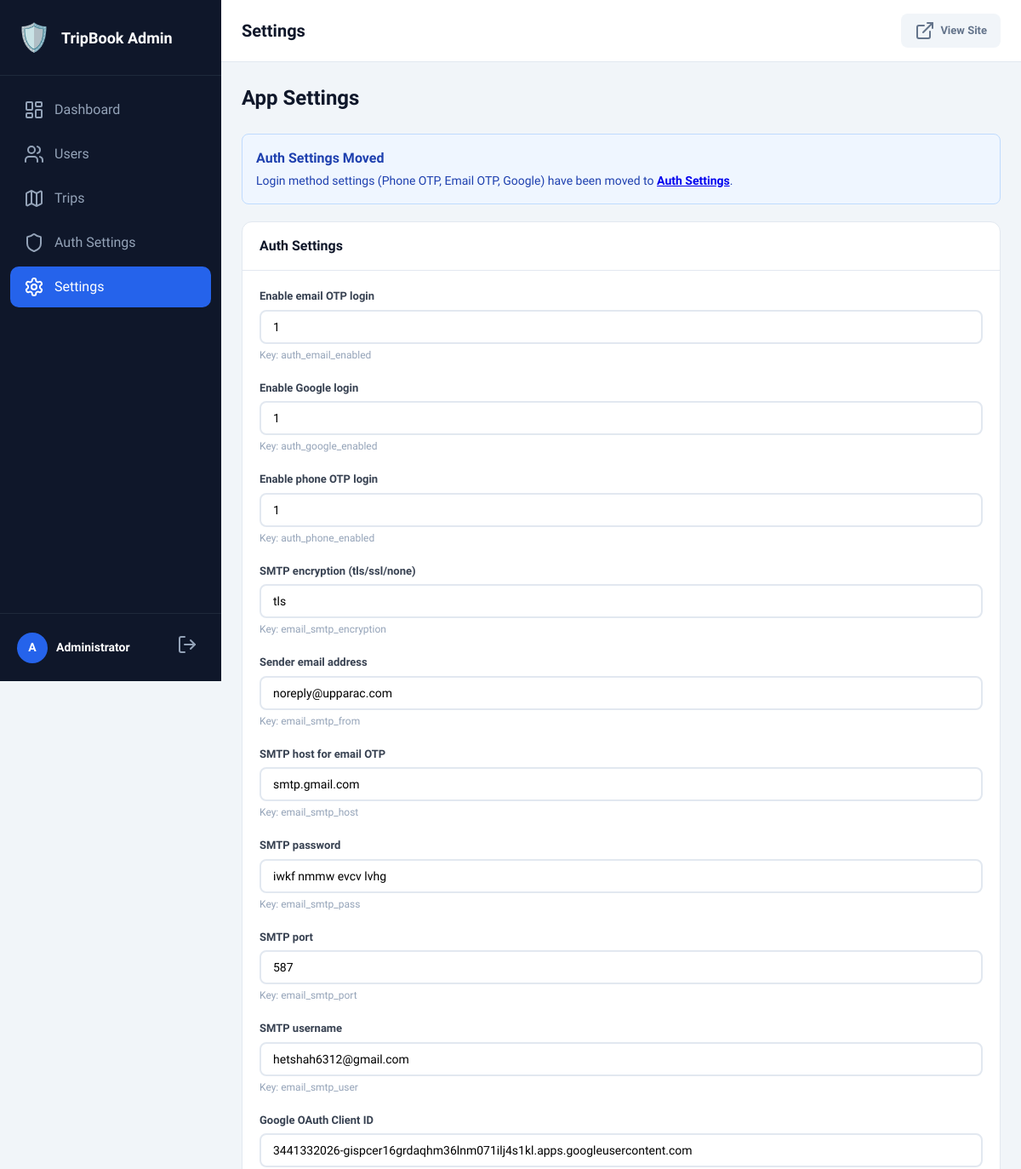
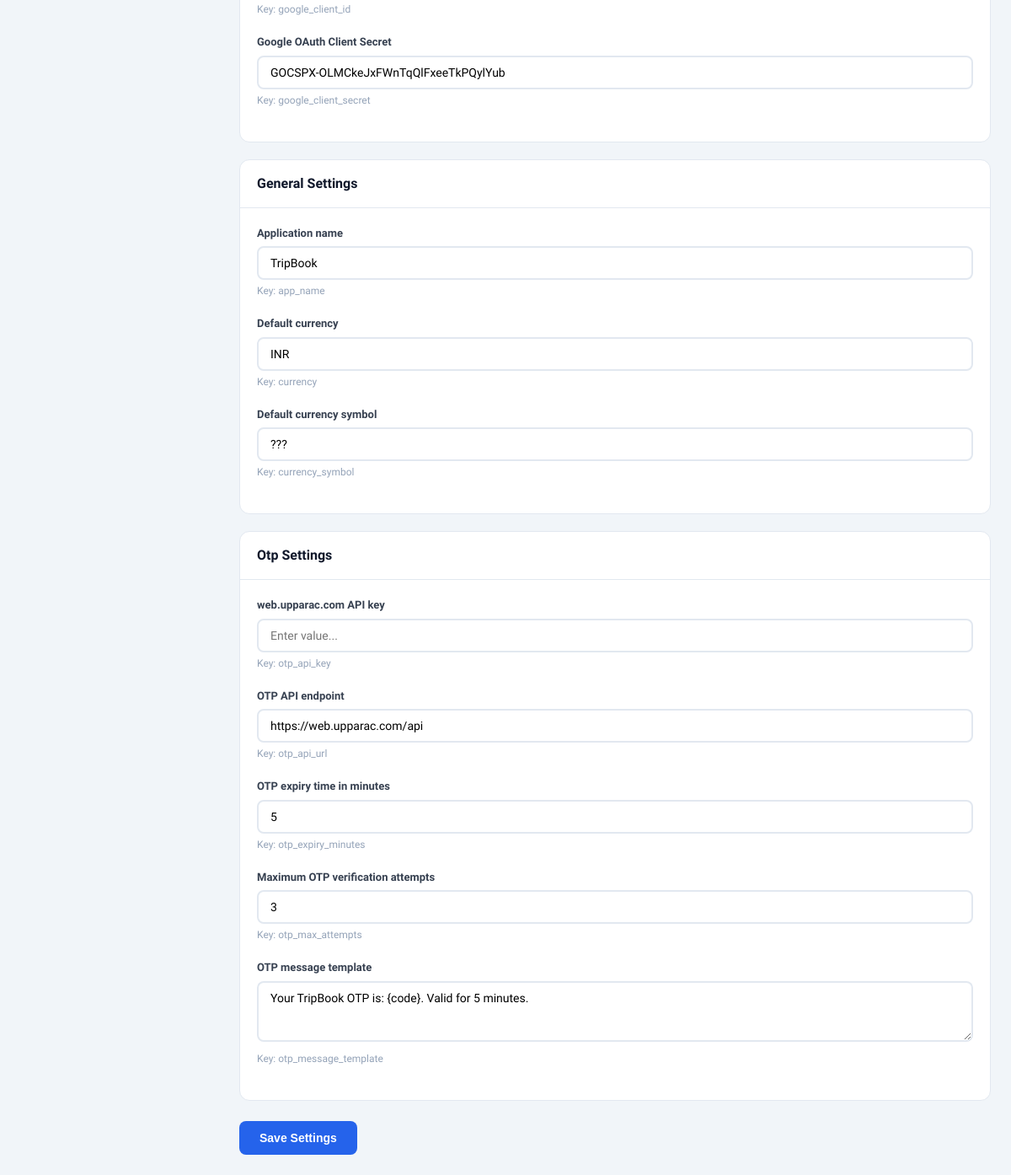
Screenshot of /admin/settings.php (signed in) with the database file from the repository (2 pictures, top to bottom).
### tables this page shows
CREATE TABLE `app_settings` (
    `id` INT UNSIGNED AUTO_INCREMENT PRIMARY KEY,
    `setting_key` VARCHAR(100) UNIQUE NOT NULL,
    `setting_value` TEXT,
    `setting_group` VARCHAR(50) NOT NULL DEFAULT 'general',
    `description` VARCHAR(255),
    `created_at` TIMESTAMP DEFAULT CURRENT_TIMESTAMP,
    `updated_at` TIMESTAMP DEFAULT CURRENT_TIMESTAMP ON UPDATE CURRENT_TIMESTAMP
);

### admin/includes/auth.php (called while the page is built, shortened)
<?php
function getCurrentAdmin(): array {
    return [
        'id' => $_SESSION['admin_id'] ?? 0,
        'username' => $_SESSION['admin_username'] ?? '',
        'name' => $_SESSION['admin_name'] ?? 'Admin'
    ];
}

### admin/settings.php (the view, shortened to what this page needs)
<?php
require_once __DIR__ . '/includes/auth.php';
$db = getDBConnection();
$stmt = $db->query("SELECT * FROM app_settings ORDER BY setting_group, setting_key");
$allSettings = $stmt->fetchAll();
$grouped = [];
foreach ($allSettings as $setting) {
    $grouped[$setting['setting_group']][] = $setting;
}
include 'includes/header.php';
?>
<div class="page-header">
    <h2>App Settings</h2>
</div>
<div style="background: #eff6ff; border: 1px solid #bfdbfe; border-radius: 8px; padding: 16px; margin-bottom: 20px;">
    <strong style="color: #1e40af;">Auth Settings Moved</strong>
    <p style="color: #1e40af; margin: 4px 0 0; font-size: 14px;">
        Login method settings (Phone OTP, Email OTP, Google) have been moved to
        <a href="auth-settings.php" style="font-weight: 600; text-decoration: underline;">Auth Settings</a>.
    </p>
</div>
<form method="POST">
    <?php foreach ($grouped as $group => $settings): ?>
    <div class="card" style="margin-bottom: 20px;">
        <div class="card-header">
            <h3><?= ucfirst(htmlspecialchars($group)) ?> Settings</h3>
        </div>
        <div class="card-body">
            <?php foreach ($settings as $setting): ?>
            <div class="form-group">
                <label class="form-label">
                    <?= htmlspecialchars($setting['description'] ?: $setting['setting_key']) ?>
                </label>
                <?php if (strpos($setting['setting_key'], 'password') !== false || strpos($setting['setting_key'], 'key') !== false): ?>
                    <input type="password"
                           name="settings[<?= htmlspecialchars($setting['setting_key']) ?>]"
                           class="form-control"
                           value="<?= htmlspecialchars($setting['setting_value']) ?>"
                           placeholder="Enter value...">
                <?php elseif (strpos($setting['setting_key'], 'url') !== false): ?>
                    <input type="url"
                           name="settings[<?= htmlspecialchars($setting['setting_key']) ?>]"
                           class="form-control"
                           value="<?= htmlspecialchars($setting['setting_value']) ?>"
                           placeholder="https://...">
                <?php elseif (strpos($setting['setting_key'], 'template') !== false): ?>
                    <textarea name="settings[<?= htmlspecialchars($setting['setting_key']) ?>]"
                              class="form-control"
                              rows="3"
                              placeholder="Use {code} for OTP code"><?= htmlspecialchars($setting['setting_value']) ?></textarea>
                <?php else: ?>
                    <input type="text"
                           name="settings[<?= htmlspecialchars($setting['setting_key']) ?>]"
                           class="form-control"
                           value="<?= htmlspecialchars($setting['setting_value']) ?>">
                <?php endif; ?>
                <small class="form-hint">Key: <?= htmlspecialchars($setting['setting_key']) ?></small>
            </div>
            <?php endforeach; ?>
        </div>
    </div>
    <?php endforeach; ?>
    <div class="form-actions">
        <button type="submit" class="btn-primary">Save Settings</button>
    </div>
</form>
<?php include 'includes/footer.php'; ?>

### admin/includes/header.php (shortened to what this page needs)
<?php
$admin = getCurrentAdmin();
?>
<!DOCTYPE html>
<html lang="en">
<head>
    <link rel="stylesheet" href="assets/style.css">
</head>
<body>
    <div class="admin-layout">
        <aside class="sidebar">
            <div class="sidebar-header">
                <div class="logo">🛡️</div>
                <span class="logo-text">TripBook Admin</span>
            </div>
            <nav class="sidebar-nav">
                <a href="index.php" class="nav-item <?= basename($_SERVER['PHP_SELF']) === 'index.php' ? 'active' : '' ?>">
                    <i data-lucide="layout-dashboard"></i>
                    <span>Dashboard</span>
                </a>
                <a href="users.php" class="nav-item <?= basename($_SERVER['PHP_SELF']) === 'users.php' ? 'active' : '' ?>">
                    <i data-lucide="users"></i>
                    <span>Users</span>
                </a>
                <a href="trips.php" class="nav-item <?= basename($_SERVER['PHP_SELF']) === 'trips.php' ? 'active' : '' ?>">
                    <i data-lucide="map"></i>
                    <span>Trips</span>
                </a>
                <a href="auth-settings.php" class="nav-item <?= basename($_SERVER['PHP_SELF']) === 'auth-settings.php' ? 'active' : '' ?>">
                    <i data-lucide="shield"></i>
                    <span>Auth Settings</span>
                </a>
                <a href="settings.php" class="nav-item <?= basename($_SERVER['PHP_SELF']) === 'settings.php' ? 'active' : '' ?>">
                    <i data-lucide="settings"></i>
                    <span>Settings</span>
                </a>
            </nav>
            <div class="sidebar-footer">
                <div class="admin-info">
                    <div class="admin-avatar"><?= strtoupper(substr($admin['name'], 0, 1)) ?></div>
                    <span class="admin-name"><?= htmlspecialchars($admin['name']) ?></span>
                </div>
                <a href="logout.php" class="logout-btn">
                    <i data-lucide="log-out"></i>
                </a>
            </div>
        </aside>
        <main class="main-content">
            <header class="top-bar">
                <h1 class="page-title"><?= ucwords(basename($_SERVER['PHP_SELF'], '.php')) ?></h1>
                <a href="../index.php" class="btn-view-site" target="_blank">
                    <i data-lucide="external-link"></i>
                    View Site
                </a>
            </header>
            <div class="content-wrapper">

### admin/includes/footer.php (shortened to what this page needs)
            </div>
        </main>
    </div>
</body>
</html>

### admin/assets/style.css (style rules this page uses)
* { box-sizing: border-box; margin: 0; padding: 0; }
body { font-family: 'Plus Jakarta Sans', -apple-system, BlinkMacSystemFont, sans-serif; background: #f1f5f9; color: #0f172a; line-height: 1.5; }
.admin-layout { display: flex; min-height: 100vh; }
.sidebar { width: 260px; background: #0f172a; color: white; display: flex; flex-direction: column; position: fixed; height: 100vh; z-index: 100; }
.sidebar-header { padding: 20px; display: flex; align-items: center; gap: 12px; border-bottom: 1px solid #1e293b; }
.sidebar-header .logo { font-size: 32px; }
.sidebar-header .logo-text { font-size: 18px; font-weight: 700; }
.sidebar-nav { flex: 1; padding: 16px 12px; display: flex; flex-direction: column; gap: 4px; }
.sidebar-nav .nav-item { display: flex; align-items: center; gap: 12px; padding: 12px 16px; color: #94a3b8; text-decoration: none; border-radius: 10px; transition: all 0.2s; }
.sidebar-nav .nav-item.active { background: #2563eb; color: white; }
.sidebar-footer { padding: 16px 20px; border-top: 1px solid #1e293b; display: flex; align-items: center; justify-content: space-between; }
.admin-info { display: flex; align-items: center; gap: 10px; }
.admin-avatar { width: 36px; height: 36px; background: #2563eb; border-radius: 50%; display: flex; align-items: center; justify-content: center; font-weight: 700; font-size: 14px; }
.admin-name { font-size: 14px; font-weight: 600; }
.logout-btn { color: #94a3b8; padding: 8px; border-radius: 8px; transition: all 0.2s; }
.main-content { flex: 1; margin-left: 260px; display: flex; flex-direction: column; }
.top-bar { background: white; padding: 16px 24px; display: flex; align-items: center; gap: 16px; border-bottom: 1px solid #e2e8f0; position: sticky; top: 0; z-index: 50; }
.page-title { flex: 1; font-size: 20px; font-weight: 700; }
.btn-view-site { display: flex; align-items: center; gap: 6px; padding: 8px 16px; background: #f1f5f9; color: #64748b; text-decoration: none; border-radius: 8px; font-size: 13px; font-weight: 600; transition: all 0.2s; }
.content-wrapper { padding: 24px; flex: 1; }
.card { background: white; border-radius: 12px; border: 1px solid #e2e8f0; overflow: hidden; }
.card-header { padding: 16px 20px; border-bottom: 1px solid #e2e8f0; display: flex; align-items: center; justify-content: space-between; }
.card-header h2, .card-header h3 { font-size: 16px; font-weight: 700; }
.card-body { padding: 20px; }
.form-group { margin-bottom: 20px; }
.form-label { display: block; font-size: 13px; font-weight: 600; color: #374151; margin-bottom: 6px; }
.form-control { width: 100%; padding: 10px 14px; font-size: 14px; border: 2px solid #e2e8f0; border-radius: 8px; transition: border-color 0.2s; font-family: inherit; }
.form-hint { display: block; margin-top: 4px; font-size: 12px; color: #94a3b8; }
.form-actions { margin-top: 24px; }
.btn-primary { padding: 12px 24px; font-size: 14px; font-weight: 700; color: white; background: #2563eb; border: none; border-radius: 8px; cursor: pointer; transition: background 0.2s; }
.page-header { margin-bottom: 24px; }
.page-header h2 { font-size: 24px; font-weight: 800; }

### rows the page displays
app_settings: description "Enable email OTP login", setting_value "1", setting_key "auth_email_enabled"
app_settings: description "Enable Google login", setting_value "1", setting_key "auth_google_enabled"
app_settings: description "Enable phone OTP login", setting_value "1", setting_key "auth_phone_enabled"
app_settings: description "SMTP encryption (tls/ssl/none)", setting_value "tls", setting_key "email_smtp_encryption"
app_settings: description "Sender email address", setting_value "noreply@upparac.com", setting_key "email_smtp_from"
app_settings: description "SMTP host for email OTP", setting_value "smtp.gmail.com", setting_key "email_smtp_host"
app_settings: description "SMTP password", setting_value "iwkf nmmw evcv lvhg", setting_key "email_smtp_pass"
app_settings: description "SMTP port", setting_value "587", setting_key "email_smtp_port"
app_settings: description "SMTP username", setting_value "hetshah6312@gmail.com", setting_key "email_smtp_user"
app_settings: description "Google OAuth Client ID", setting_value "3441332026-gispcer16grdaqhm36lnm071ilj4s1kl.apps.googleusercontent.com", setting_key "google_client_id"
app_settings: description "Google OAuth Client Secret", setting_value "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", setting_key "google_client_secret"
app_settings: description "Application name", setting_value "TripBook", setting_key "app_name"
app_settings: description "Default currency", setting_value "INR", setting_key "currency"
app_settings: description "Default currency symbol", setting_value "???", setting_key "currency_symbol"
app_settings: description "web.upparac.com API key", setting_key "otp_api_key"
app_settings: description "OTP API endpoint", setting_value "https://web.upparac.com/api", setting_key "otp_api_url"
app_settings: description "OTP expiry time in minutes", setting_value "5", setting_key "otp_expiry_minutes"
app_settings: description "Maximum OTP verification attempts", setting_value "3", setting_key "otp_max_attempts"
app_settings: description "OTP message template", setting_key+setting_value "Your TripBook OTP is: {code}. Valid for 5 minutes.", setting_key "otp_message_template"

### other values shown
substr($admin['name'], 0, 1) "A"
$admin['name'] "Administrator"
basename($_SERVER['PHP_SELF'], '.php') "Settings"
$group "Auth"
$group "General"
$group "Otp"
